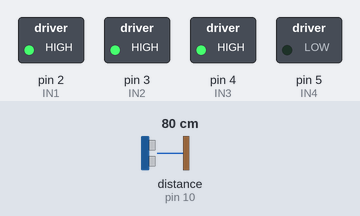
A sketch run on a simulated Arduino Uno, built with avr-gcc and run on an emulated ATmega328P. Shown: switched loads named in the sketch (green lamp = pin HIGH). The inputs (shaded band) are chosen by the test bench; at power-on: distance to the obstacle (sensor on pin 10) 80 cm. The echo pulse lasts 58.3 µs per cm; pins used as bus, display or sensor lines are not drawn; what the sketch prints to the serial monitor is not drawn.

Above: at 0.1 s.
Timing chart, 0 to 1.6 s (numbered marks = the images above):
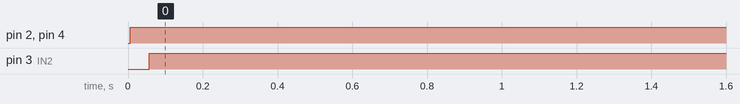

The sketch:

teste_velicidade.ino
```cpp
// (licence header left out)
#include <Ultrasonic.h>

/*
 * Pass as a parameter the trigger and echo pin, respectively,
 * or only the signal pin (for sensors 3 pins), like:
 * Ultrasonic ultrasonic(13);
 */
/*Pinagem do arduino*/
//motor A
int IN1 = 2 ;
int IN2 = 3 ;
//motor B
int IN3 = 4 ;
int IN4 = 5 ;
//pino velocidade
int velocidadeA = A4;


Ultrasonic ultrasonic(12, 10);
int distance;

void setup() {
  Serial.begin(9600);
  //Inicializa Pinos
pinMode(IN1,OUTPUT);
pinMode(IN2,OUTPUT);
pinMode(IN3,OUTPUT);
pinMode(IN4,OUTPUT);
pinMode(velocidadeA , OUTPUT);

}

void loop() {
  // Pass INC as a parameter to get the distance in inches
  distance = ultrasonic.read();

  Serial.print("Distance in CM: ");
  Serial.println(distance);
  delay(0);


  //Sentido Horario
digitalWrite(IN1,HIGH);
digitalWrite(IN2,LOW);
//Velocidade Alta
analogWrite(velocidadeA,230);
//Intermediaria
analogWrite(velocidadeA,150);
// Velocidade Baixa
analogWrite(velocidadeA,80);
//Freia Motor A
digitalWrite(IN1,HIGH);
digitalWrite(IN2,HIGH);
/*Exemplo de variacao de velocidade no motor B*/
//Sentido Horario
digitalWrite(IN3,HIGH);
digitalWrite(IN4,LOW);

}
```

Measured:
- by itself, pin 2 (IN1), pin 4 (IN3): LOW → HIGH at 0.01 s
- by itself, pin 3 (IN2): LOW → HIGH at 0.06 s
